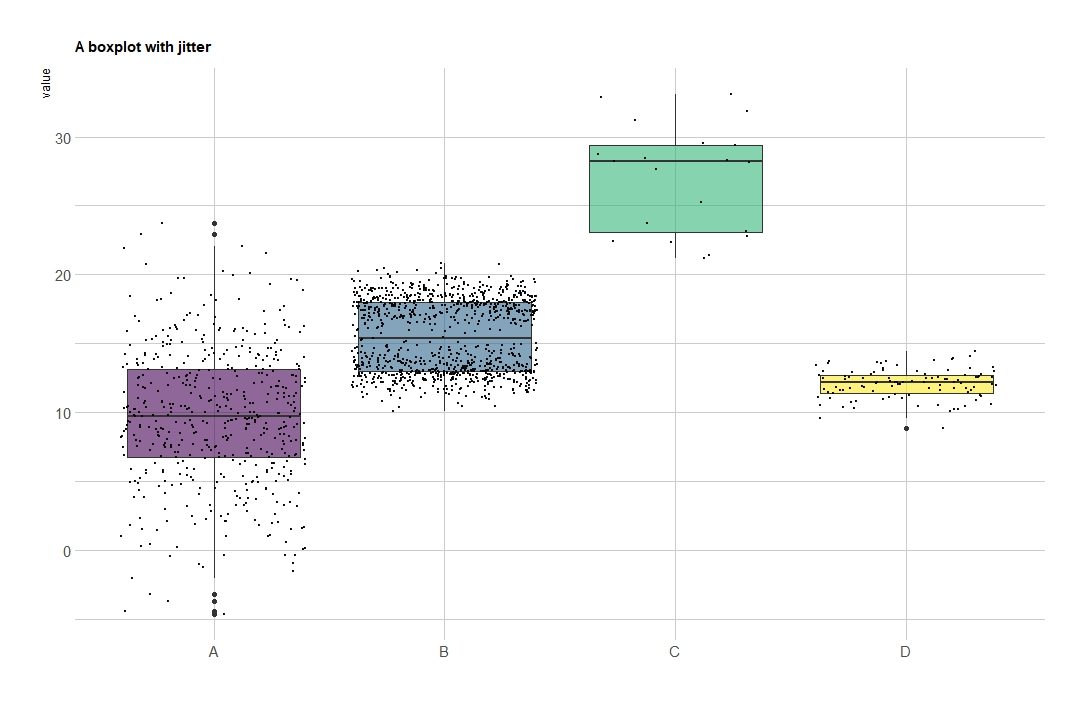

Write R code to recreate this figure.
##########################################
#  https://github.com/ctingluo
#  Copyright (C) 2021 Chenting.luo
#  contact: ctingluo@163.com
##########################################




# Libraries
library(tidyverse)
library(hrbrthemes)
library(viridis)

# create a dataset
data <- data.frame(
  name=c( rep("A",500), rep("B",500), rep("B",500), rep("C",20), rep('D', 100)  ),
  value=c( rnorm(500, 10, 5), rnorm(500, 13, 1), rnorm(500, 18, 1), rnorm(20, 25, 4), rnorm(100, 12, 1) )
)

# Plot
data %>%
  ggplot( aes(x=name, y=value, fill=name)) +
  geom_boxplot() +
  scale_fill_viridis(discrete = TRUE, alpha=0.6) +
  geom_jitter(color="black", size=0.4, alpha=0.9) +
  theme_ipsum() +
  theme(
    legend.position="none",
    plot.title = element_text(size=11)
  ) +
  ggtitle("A boxplot with jitter") +
  xlab("")
